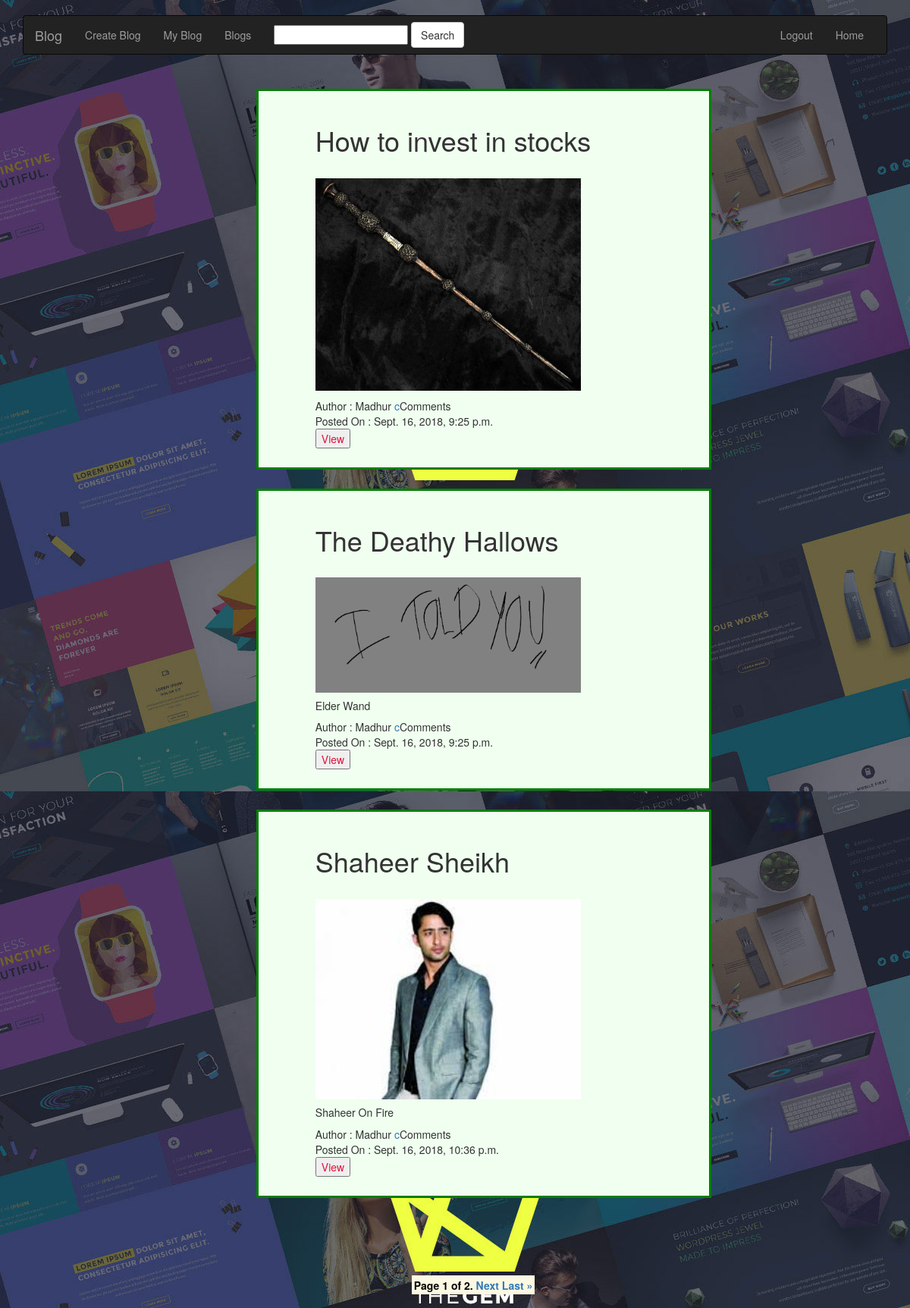
/blog/blog_list/ (signed in), run on the app's committed database.
### blog/models.py (models this page shows)
class Blog(models.Model):
    news_type=(
        ('Finance','Finance'),
        ('Education', 'Education'),
        ('Entertainment', 'Entertainment'),
        ('General', 'General'),
    )
    user=models.ForeignKey(User,on_delete=models.CASCADE)
    caption=models.CharField(max_length=50,default="")
    Heading=models.CharField(max_length=50,default="")
    Picture=models.ImageField(upload_to="blog_pictures",null=True)
    Blog=models.CharField(max_length=250,default="")
    date=models.DateTimeField(auto_now_add=True)
    type = models.CharField(max_length=13, choices=news_type)

### blog/views.py (the view)
def blog_list(request):
    contents=Blog.objects.all()
    query=request.GET.get("q")
    print(query)
    if query:
        print("hey baby")
        contents=contents.filter(Q(type__startswith=query)|Q(Heading__startswith=query)|Q(caption__icontains=query))
    paginator = Paginator(contents, 3)  # Show 25 contacts per page
    page = request.GET.get('page')
    contents = paginator.get_page(page)
    try:
        contents=paginator.page(page)
    except PageNotAnInteger:
        contents=paginator.page(1)
    except EmptyPage:
        contents=paginator.page(paginator.num_pages)
    args = {'contents': contents}
    return render(request, 'blog/blog_list.html', args)

### mark1/Middleware.py (called while the page is built)
    def __call__(self,request):
        response=self.get_response(request)
        return response

    def process_view(self,request,view_func,view_args,view_kwargs):
        assert hasattr(request,'user')
        path=request.path_info.lstrip('/')
        url_is_exempt=any(url.match(path) for url in EXEMPT_URLS)
        if (path=='iron1/logout'):
           logout(request)
        elif request.user.is_authenticated and url_is_exempt:
            return None
        elif request.user.is_authenticated or url_is_exempt:
            print(path)
            print("yes url is exempt")
            return(None)
        else:
            print(path)
            return redirect(settings.LOGIN_URL)

### blog/Templates/blog/blog_list.html (shortened to what this page needs)
{% extends "blog/base1.html"%}
{%block head%}
{%load static%}
{%endblock%}
{% block body%}
<div class="container">
{%for content in contents%}
<div class="Blogs">
<h1>{{content.Heading}}</h1><br>
<img src="{{content.Picture.url}}" width="350px" align="center"><br>
<p>
<h5>{{content.caption}}</h5>
</p>
    Author : {{content.user.first_name}}
    <a href="#">c</a>Comments<br>
    Posted On : {{content.date}}<br>
<a href="{% url 'blog:blog_full' pk=content.pk%}">
<button type="button" style="color: crimson">View</button></a>
<br>
</div>
{%endfor%}
<br><br>
<br>
<div class="marks">
<div class="pagination">
<mark><strong>
    <span class="step-links">
        <span class="current">
            Page {{ contents.number }} of {{ contents.paginator.num_pages }}.
        </span>
        {% if contents.has_next %}
            <a href="?page={{ contents.next_page_number }}">Next</a>
            <a href="?page={{ contents.paginator.num_pages }}">Last &raquo;</a>
        {% endif %}
    </span>
	</strong>
	</mark>
</div>
</div>
 </div>
{% endblock%}

### blog/Templates/blog/blog_list.html (style rules this page uses)
.Blogs { width: 600px; border: 3px solid green; padding-top: 25px; padding-bottom:25px; padding-left:75px; padding-right:25px; margin: 25px; margin-left:27%; background-color:honeydew; }
.marks { margin-left:45%; }
body { background-image: url('http://127.0.0.1:8000/media/blog_pictures/o.jpg'); background-position: no-repeat; background-attachment: fixed; }

### data on the page
Blog: Heading "How to invest in stocks", Picture (picture), user.first_name "Madhur", date "Sept. 16, 2018, 9:25 p.m."
Blog: Heading "The Deathy Hallows", Picture (picture), caption "Elder Wand", user.first_name "Madhur", date "Sept. 16, 2018, 9:25 p.m."
Blog: Heading "Shaheer Sheikh", Picture (picture), caption "Shaheer On Fire", user.first_name "Madhur", date "Sept. 16, 2018, 10:36 p.m."

### other printed values
{{ contents.number }} "1"
{{ contents.paginator.num_pages }} "2"
